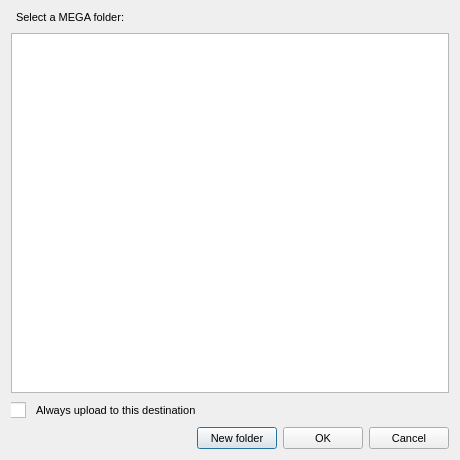
<?xml version="1.0" encoding="UTF-8"?>
<ui version="4.0">
 <class>NodeSelector</class>
 <widget class="QDialog" name="NodeSelector">
  <property name="windowModality">
   <enum>Qt::WindowModal</enum>
  </property>
  <property name="geometry">
   <rect>
    <x>0</x>
    <y>0</y>
    <width>460</width>
    <height>460</height>
   </rect>
  </property>
  <property name="windowTitle">
   <string>Folder Selection</string>
  </property>
  <property name="styleSheet">
   <string notr="true">QWidget
{
font-size: 11px;
}

QCheckBox::indicator {
     width: 16px;
     height: 16px;
 }

QRadioButton::indicator {
     width: 16px;
     height: 16px;
 }

QScrollBar:horizontal {
height: 16px;
}

QPushButton
{
    min-height: 14px;
	height: 14px;
}

#cbAlwaysUploadToLocation
{
    spacing: 10px;
	padding-left: -1px;
}</string>
  </property>
  <property name="modal">
   <bool>true</bool>
  </property>
  <layout class="QVBoxLayout" name="verticalLayout">
   <property name="spacing">
    <number>9</number>
   </property>
   <item>
    <widget class="QLabel" name="label">
     <property name="font">
      <font>
       <pointsize>-1</pointsize>
      </font>
     </property>
     <property name="text">
      <string>Select a MEGA folder:</string>
     </property>
     <property name="margin">
      <number>0</number>
     </property>
     <property name="indent">
      <number>5</number>
     </property>
    </widget>
   </item>
   <item>
    <widget class="QTreeView" name="tMegaFolders">
     <property name="autoExpandDelay">
      <number>-1</number>
     </property>
     <property name="animated">
      <bool>true</bool>
     </property>
     <attribute name="headerDefaultSectionSize">
      <number>0</number>
     </attribute>
    </widget>
   </item>
   <item>
    <widget class="QCheckBox" name="cbAlwaysUploadToLocation">
     <property name="text">
      <string>Always upload to this destination</string>
     </property>
    </widget>
   </item>
   <item>
    <widget class="QWidget" name="bLayout" native="true">
     <property name="maximumSize">
      <size>
       <width>16777215</width>
       <height>26</height>
      </size>
     </property>
     <layout class="QHBoxLayout" name="horizontalLayout">
      <property name="margin">
       <number>0</number>
      </property>
      <item>
       <spacer name="horizontalSpacer">
        <property name="orientation">
         <enum>Qt::Horizontal</enum>
        </property>
        <property name="sizeHint" stdset="0">
         <size>
          <width>40</width>
          <height>20</height>
         </size>
        </property>
       </spacer>
      </item>
      <item>
       <widget class="QPushButton" name="bNewFolder">
        <property name="text">
         <string>New folder</string>
        </property>
       </widget>
      </item>
      <item>
       <widget class="QPushButton" name="bOk">
        <property name="text">
         <string>OK</string>
        </property>
       </widget>
      </item>
      <item>
       <widget class="QPushButton" name="bCancel">
        <property name="text">
         <string>Cancel</string>
        </property>
       </widget>
      </item>
     </layout>
    </widget>
   </item>
  </layout>
 </widget>
 <resources/>
 <connections>
  <connection>
   <sender>bCancel</sender>
   <signal>clicked()</signal>
   <receiver>NodeSelector</receiver>
   <slot>reject()</slot>
   <hints>
    <hint type="sourcelabel">
     <x>353</x>
     <y>279</y>
    </hint>
    <hint type="destinationlabel">
     <x>199</x>
     <y>149</y>
    </hint>
   </hints>
  </connection>
 </connections>
</ui>
